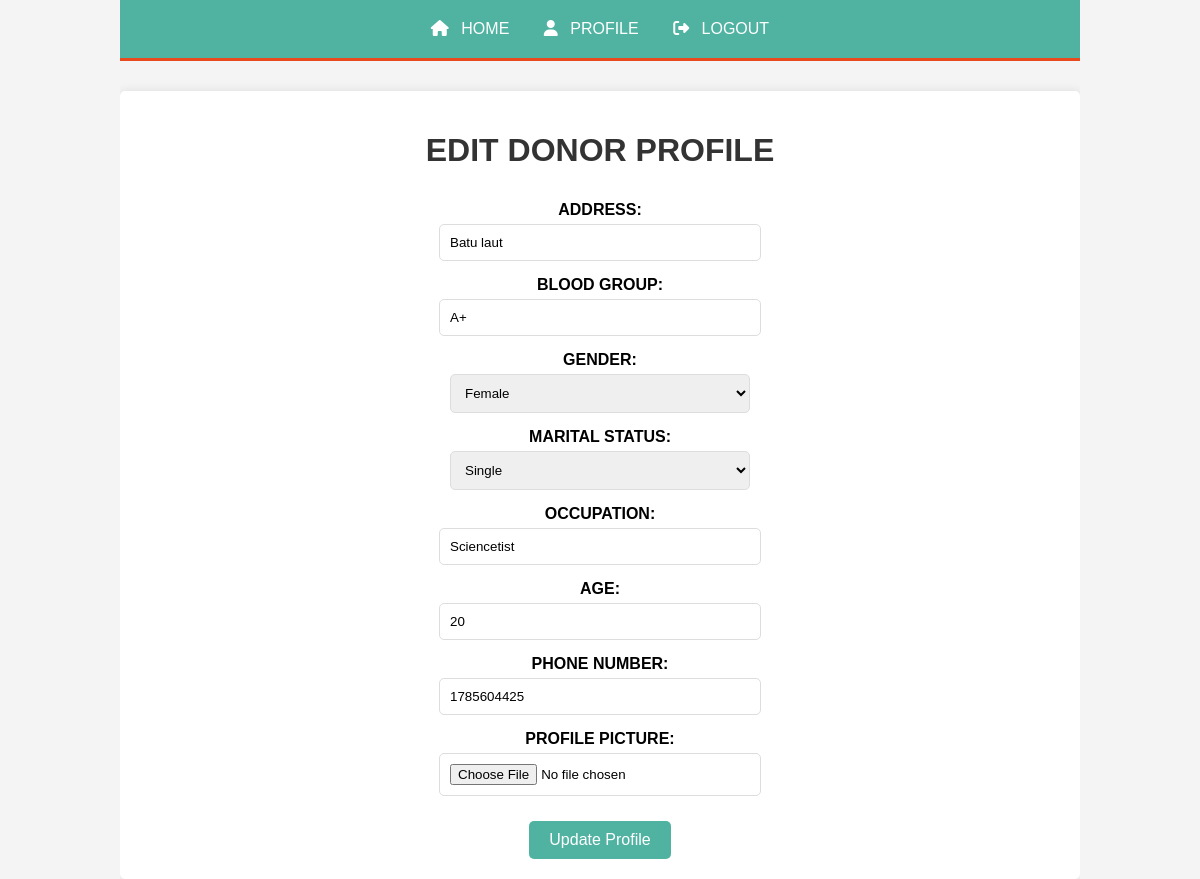
/editProfile.php (signed in), run on the app's committed database.
### tables this page shows
CREATE TABLE `donor` (
  `Donor_ID` int(255) NOT NULL,
  `Donor_Name` varchar(255) NOT NULL,
  `Donor_Email` varchar(255) NOT NULL,
  `Donor_Pass` varchar(255) NOT NULL,
  `Donor_BloodG` varchar(255) NOT NULL,
  `Donor_Address` longtext NOT NULL,
  `Donor_Gender` varchar(255) NOT NULL,
  `Donor_MartialStat` varchar(255) NOT NULL,
  `Donor_Occupation` varchar(255) NOT NULL,
  `Donor_Age` int(255) NOT NULL,
  `Donor_NoPhone` varchar(255) NOT NULL,
  `Donor_pic` varchar(255) NOT NULL
);

### editProfile.php (the view, shortened to what this page needs)
<?php
include 'connectDB.php';
$email = $_SESSION['email'];
$role = $_SESSION['role'];
if ($role == 'donor') {
    $table = 'donor';
    $email_column = 'Donor_Email';
    $address_column = 'Donor_Address';
    $blood_group_column = 'Donor_BloodG';
    $gender_column = 'Donor_Gender';
    $marital_status_column = 'Donor_MartialStat';
    $occupation_column = 'Donor_Occupation';
    $age_column = 'Donor_Age';
    $phone_column = 'Donor_NoPhone';
}
$sql = "SELECT * FROM $table WHERE $email_column = ?";
$stmt = $conn->prepare($sql);
$stmt->bind_param("s", $email);
$stmt->execute();
$result = $stmt->get_result();
$donor = $result->fetch_assoc();
?>
<!DOCTYPE html>
<html lang="en">
<head>
    <link rel="stylesheet" href="https://cdnjs.cloudflare.com/ajax/libs/font-awesome/6.5.2/css/all.min.css" />
</head>
<body>
    <div class="container">
        <header>
            <nav>
                <a href="index.php"><i class="fas fa-home icon"></i> HOME</a>
                <a href="donorProfile.php"><i class="fas fa-user icon"></i> PROFILE</a>
                <a href="logout.php"><i class="fas fa-sign-out-alt icon"></i> LOGOUT</a>
            </nav>
        </header>
        <main>
            <h1>EDIT DONOR PROFILE</h1>
            <form method="POST" enctype="multipart/form-data">
                <label for="address">ADDRESS:</label>
                <input type="text" name="address" id="address" value="<?php echo htmlspecialchars($donor[$address_column]); ?>" required>
                <label for="blood_group">BLOOD GROUP:</label>
                <input type="text" name="blood_group" id="blood_group" value="<?php echo htmlspecialchars($donor[$blood_group_column]); ?>" required>
                <label for="gender">GENDER:</label>
                <select name="gender" id="gender" required>
                    <option value="Female" <?php if ($donor[$gender_column] == 'Female') echo 'selected'; ?>>Female</option>
                </select>
                <label for="marital_status">MARITAL STATUS:</label>
                <select name="marital_status" id="marital_status" required>
                    <option value="Single" <?php if ($donor[$marital_status_column] == 'Single') echo 'selected'; ?>>Single</option>
                </select>
                <label for="occupation">OCCUPATION:</label>
                <input type="text" name="occupation" id="occupation" value="<?php echo htmlspecialchars($donor[$occupation_column]); ?>" required>
                <label for="age">AGE:</label>
                <input type="text" name="age" id="age" value="<?php echo htmlspecialchars($donor[$age_column]); ?>" required>
                <label for="phone">PHONE NUMBER:</label>
                <input type="text" name="phone" id="phone" value="<?php echo htmlspecialchars($donor[$phone_column]); ?>" required>
                <label for="profile_picture">PROFILE PICTURE:</label>
                <input type="file" name="profile_picture" id="profile_picture">
                <input type="submit" value="Update Profile">
            </form>
        </main>
    </div>
</body>
</html>

### editProfile.php (style rules this page uses)
body { font-family: Arial, sans-serif; background-color: #f4f4f4; margin: 0; padding: 0; }
.container { width: 80%; margin: auto; overflow: hidden; }
header { background: #50b3a2; color: #fff; padding: 20px 0; text-align: center; border-bottom: #e8491d 3px solid; }
header a { color: #fff; text-decoration: none; text-transform: uppercase; font-size: 16px; margin: 0 15px; display: inline-block; }
header .icon { margin-right: 8px; }
main { padding: 20px; background: #fff; margin-top: 30px; border-radius: 5px; box-shadow: 0 0 10px rgba(0,0,0,0.1); }
h1 { text-align: center; color: #333; }
form { display: flex; flex-direction: column; align-items: center; }
label { font-weight: bold; margin-top: 10px; }
input[type="text"], input[type="file"], select { padding: 10px; width: 300px; margin: 5px 0; border-radius: 5px; border: 1px solid #ddd; }
input[type="submit"] { padding: 10px 20px; background: #50b3a2; color: #fff; border: none; border-radius: 5px; cursor: pointer; font-size: 16px; margin-top: 20px; }

### data on the page
donor: address "Batu laut", blood_group "A+", gender "Female", marital_status "Single", occupation "Sciencetist", age "20", phone "1785604425"
